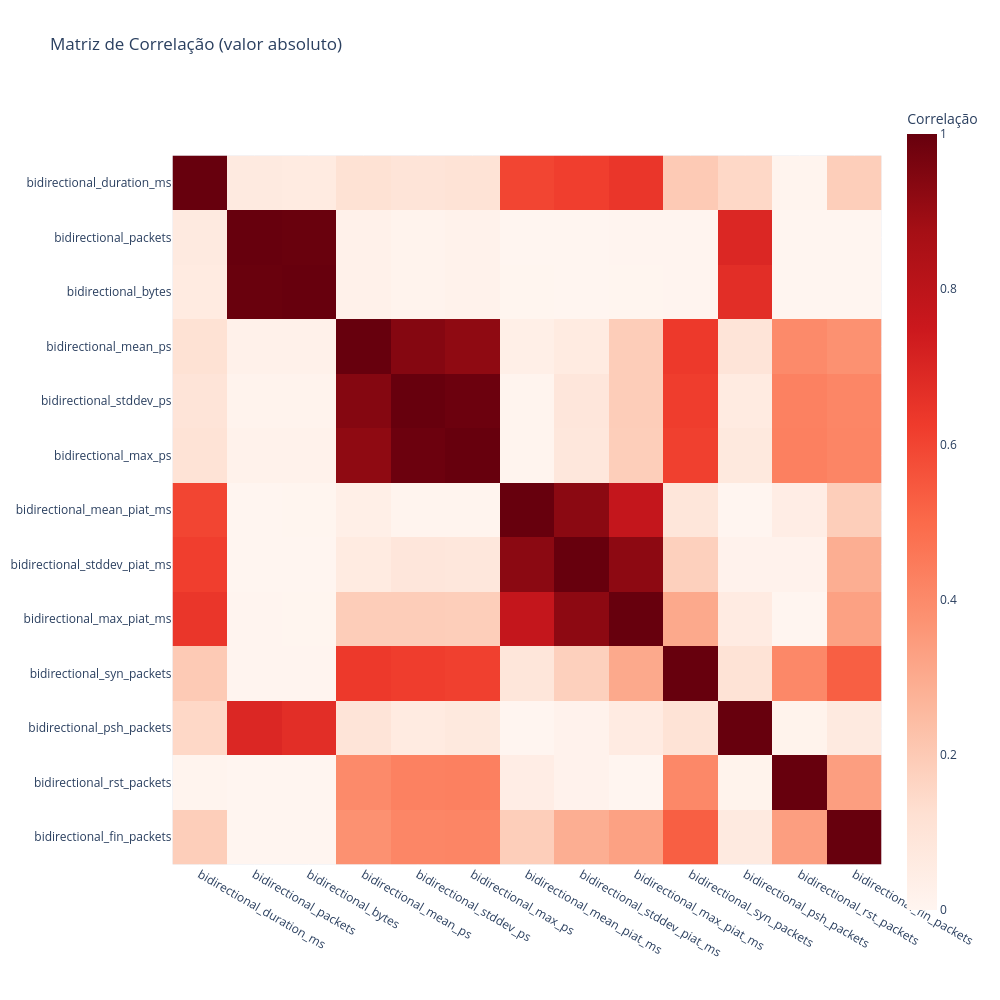

Notebook source saved alongside this figure:
### Code cell
nb_plot.correlation_heatmap(corr_matrix, is_abs = True)

### Figure 1 — Plotly figure (JSON) as saved in the notebook; plotly's stock layout.template omitted (floating-point values rounded to 4 significant figures; data arrays with more than 128 entries replaced by an {"elided": "..."} marker saying what was removed)
{"data": [{"coloraxis": "coloraxis", "name": "0", "x": ["bidirectional_duration_ms", "bidirectional_packets", "bidirectional_bytes", "bidirectional_mean_ps", "bidirectional_stddev_ps", "bidirectional_max_ps", "bidirectional_mean_piat_ms", "bidirectional_stddev_piat_ms", "bidirectional_max_piat_ms", "bidirectional_syn_packets", "bidirectional_psh_packets", "bidirectional_rst_packets", "bidirectional_fin_packets"], "y": ["bidirectional_duration_ms", "bidirectional_packets", "bidirectional_bytes", "bidirectional_mean_ps", "bidirectional_stddev_ps", "bidirectional_max_ps", "bidirectional_mean_piat_ms", "bidirectional_stddev_piat_ms", "bidirectional_max_piat_ms", "bidirectional_syn_packets", "bidirectional_psh_packets", "bidirectional_rst_packets", "bidirectional_fin_packets"], "z": {"elided": "13x13 float values"}, "type": "heatmap", "xaxis": "x", "yaxis": "y", "hovertemplate": "x: %{x}<br>y: %{y}<br>Correlação: %{z}<extra></extra>"}], "layout": {"xaxis": {"anchor": "y", "domain": [0.0, 1.0], "scaleanchor": "y", "constrain": "domain"}, "yaxis": {"anchor": "x", "domain": [0.0, 1.0], "autorange": "reversed", "constrain": "domain"}, "coloraxis": {"colorbar": {"title": {"text": "Correlação"}}, "colorscale": [[0.0, "rgb(255,245,240)"], [0.125, "rgb(254,224,210)"], [0.25, "rgb(252,187,161)"], [0.375, "rgb(252,146,114)"], [0.5, "rgb(251,106,74)"], [0.625, "rgb(239,59,44)"], [0.75, "rgb(203,24,29)"], [0.875, "rgb(165,15,21)"], [1.0, "rgb(103,0,13)"]], "cmin": 0, "cmax": 1}, "title": {"text": "Matriz de Correlação (valor absoluto)"}, "width": 1000, "height": 1000}}
